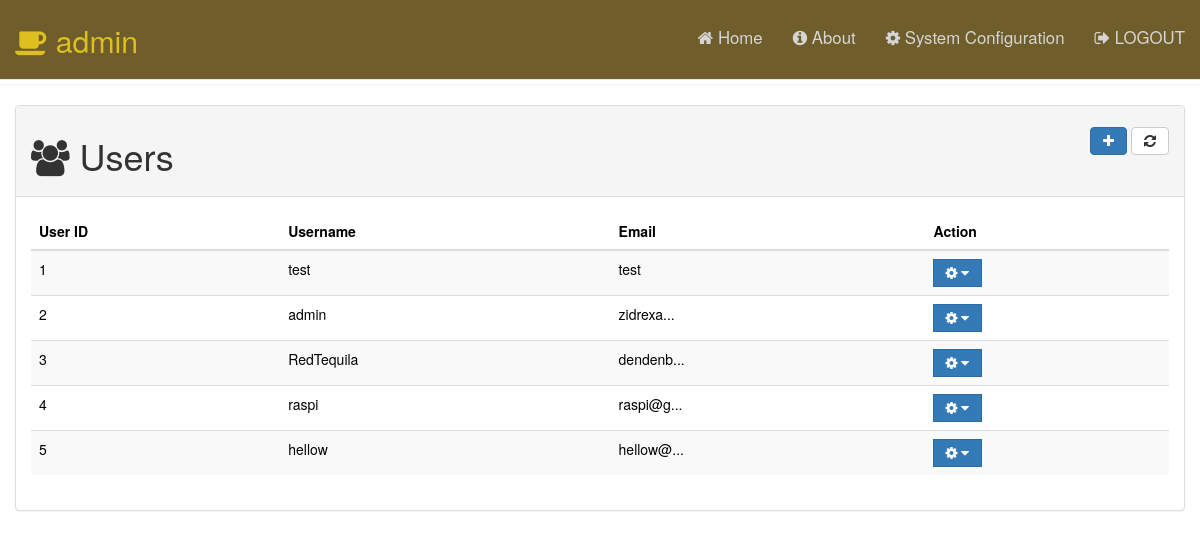
/View/viewUsers.php (signed in), run on an earlier commit of the app's database.
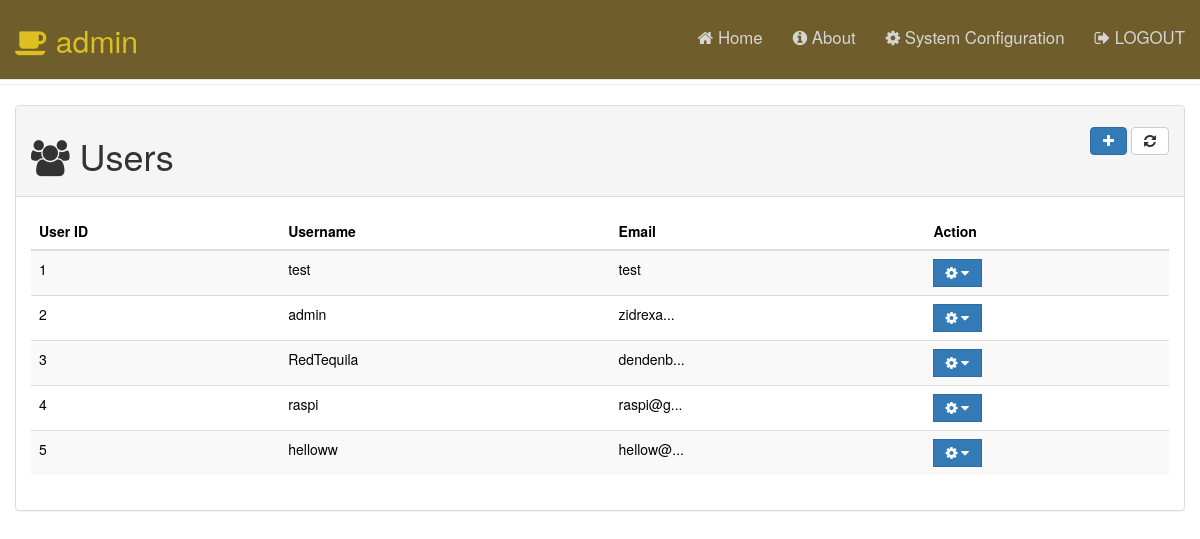
And on a later commit of the database.
### tables this page shows
CREATE TABLE `users` (
  `id` int(11) NOT NULL AUTO_INCREMENT,
  `username` tinytext NOT NULL,
  `email` tinytext NOT NULL,
  `password` longtext NOT NULL,
  `role` varchar(255) DEFAULT NULL,
  PRIMARY KEY (`id`)
);

### View/viewUsers.php (the view, shortened to what this page needs)
<!DOCTYPE html PUBLIC "-//W3C//DTD HTML 4.01 Transitional//EN" "http://www.w3.org/TR/html4/loose.dtd">
<html>
<head>
    <?php include('../View/include.php');?>
    <link rel="stylesheet" href="../css/dashboard.css" />
</head>
<body>
	<?php include('../View/navbar.php'); ?>
    <div class="page-header">
    </div>
    <div class="col-md-12">
	<div class="panel panel-default">
	    <div class="panel-heading" >
		<div class="pull-right" style="margin-top:1%">
		    <a href="userProfile.php" data-toggle="tooltip" class="btn btn-primary btn-flat" data-original-title="Add New User"><i class="fa fa-plus"></i></a>
		    <button data-toggle="tooltip" class="btn btn-default btn-flat" value="Reload Page" onClick="document.location.reload(true)" data-original-title="Refresh"><i class="fa fa-refresh"></i></button>
		</div>
			<h1><i class="fa fa-users"></i> Users
			</h1>
	    </div>
	    <div class="panel-body">
		<table class="table table-hover table-striped table-responsive" style="margin-top: 1px;">
		    <thead>
			<tr>
			    <th>User ID</th>
			    <th>Username</th>
			    <th>Email</th>
			    <th class="td-right">Action</th>
			</tr>
		    </thead>
		    <tbody>
			<?php
			    require "../includes/dbh.inc.php";
			    $sql = "SELECT * FROM users;";
			    $stmt = mysqli_stmt_init($conn);
			    if(!mysqli_stmt_prepare($stmt,$sql)){
				header("Location: ../View/viewUsers.php");
				exit();
			    }else{
				$result = mysqli_query($conn, $sql);
				$resultcheck = mysqli_num_rows($result);
				if($resultcheck > 0){
				    $count = 1;
				    while($row = mysqli_fetch_assoc($result) ){
				    echo '<tr>
					<td>'.$count.'</td>
					<td>'.$row['username'].'</td>
					<td>';
						if(strlen($row['email']) > 8)
							echo substr($row['email'],0,7).'...';
						else
							echo $row['email'];
					echo '</td>
					<!--<td class="td-right">
					<a class="btn btn-primary btn-flat" data-toggle="tooltip" data-original-title="Edit" href="../View/userprofile.php?username='.$row['username'].'">
					<i class="filesIcon fa fa-edit icon"></i>
					</a>
					</td>-->
					<td>
					    <div class="input-group">
						<div class="input-group-btn">
						    <button type="button" class="btn btn-primary btn-flat dropdown-toggle" data-toggle="dropdown">
						    <span class="fa fa-gear"> <i class="filesIcon fa fa-caret-down icon"></i></span></button>
						    <ul class="dropdown-menu">
							<li><a href="userProfile.php?id='.$row['id'].'"><i class="filesIcon fa fa-edit icon"></i> Edit</a></li>
							<li><a href="#" data-href="../includes/deleteUser.inc.php?id='.$row['id'].'" data-toggle="modal" data-target="#confirm"><i class="filesIcon fa fa-eye icon"></i> Delete</a></li>
						    </ul>
						</div>
					    </div>
					</td>
				    ';$count++;
				    }
				}else{
				    echo '<tr class="danger text-center">
					<td colspan="4">No records found.</td>
					</tr>';
				}
			    }
			?>
		    </tbody>
		</table>
	    </div>
	</div>
    </div>
</body>
</html>

### View/include.php (shortened to what this page needs)
<link rel="stylesheet" href="../css/bootstrap/bootstrap.min.css">
<link rel="stylesheet" href="../css/font-awesome.min.css">
<link rel="stylesheet" href="../css/bootstrap-datetimepicker.min.css" />
<link rel="stylesheet" href="../css/bootstrapValidator.min.css" />

### View/navbar.php (shortened to what this page needs)
<nav class="navbar navbar-default navbar-fixed-top" role="navigation">
	<div class="container-fluid">
		<div class="navbar-header">
			<a class="navbar-brand" href="../View/dashboard.php#"><i class="fa fa-coffee" aria-hidden="true"></i> <?php echo $_SESSION['role'];?></a>
		</div>
		<div class="collapse navbar-collapse" id="navbar-collapse-main">
			<ul class="nav navbar-nav navbar-right">
				<li><a class="active" href="../View/dashboard.php"><i class="fa fa-home"></i> Home</a></li>
				<li><a href="../View/aboutUs.php"><i class="fa fa-info-circle"></i> About</a></li>
				<?php
				if(isset($_SESSION['role'])){
					if($_SESSION['role'] == 'admin'){
						echo '<li><a href="../View/viewUsers.php"><i class="fa fa-gear"></i> System Configuration</a></li>';
					}
					else if($_SESSION['role'] == 'user' || $_SESSION['role'] == 'machine'){
						echo '<li><a href="../View/myProfile.php?id='.$_SESSION['id'].'"><i class="fa fa-gear"></i> My Profile</a></li>';
					}
				}
				?>
				<li><a href="../includes/logout.inc.php"><i class="fa fa-sign-out"></i> LOGOUT</a></li>
			</ul>
		</div>
	</div>
</nav>

### css/dashboard.css (style rules this page uses)
body { background-color: #ffff; color: black; }
html, body { height: 100%; width: 100%; }
.navbar { background-color: #705d2c; padding: 1% 0; font-size: 1.2em; }
.navbar-default .navbar-brand { color: #debf20; }
.navbar-brand { min-height: 55px; padding: 15px 15px 5px; font-size: 1.8em; color: #d5d5d5; }
.navbar-default .navbar-nav li a { color: #d5d5d5; }

What changed in the data, as far as the page shows it:
changed users "hellow@": username "hellow" → "helloww"
